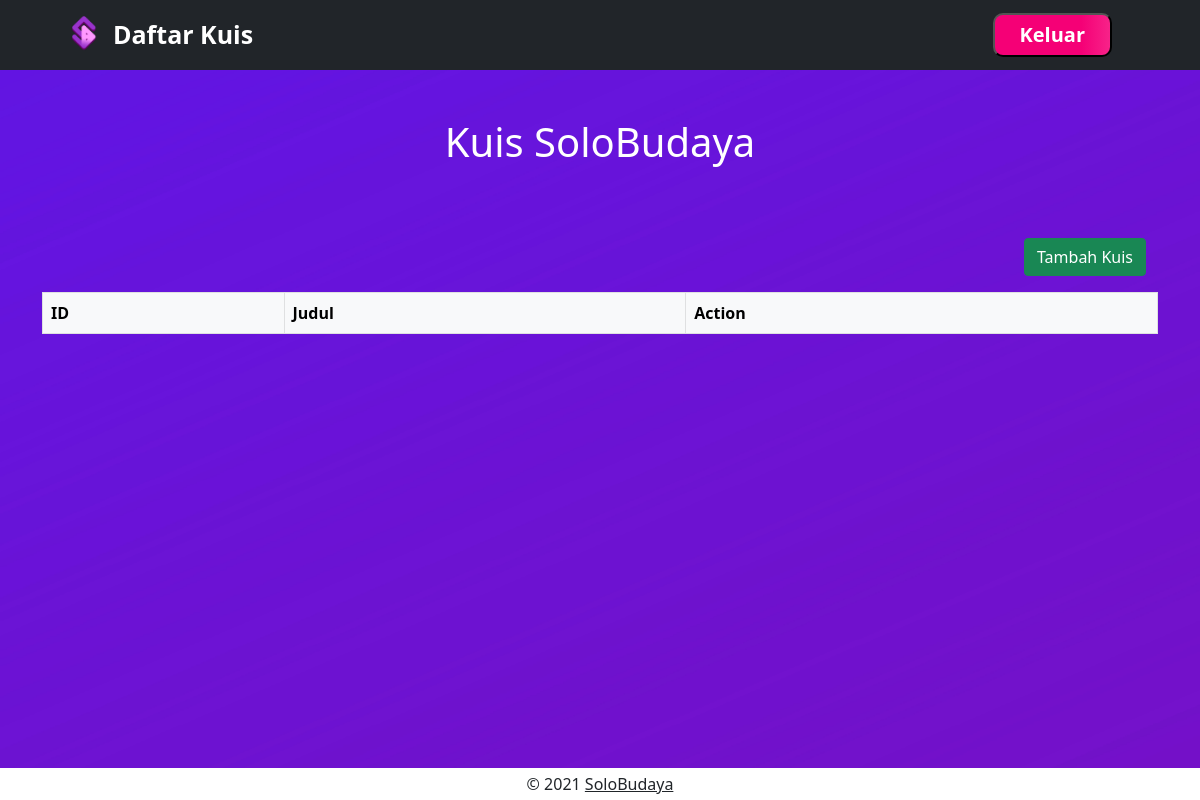
Page /admin/kuis.php on the earlier database version.
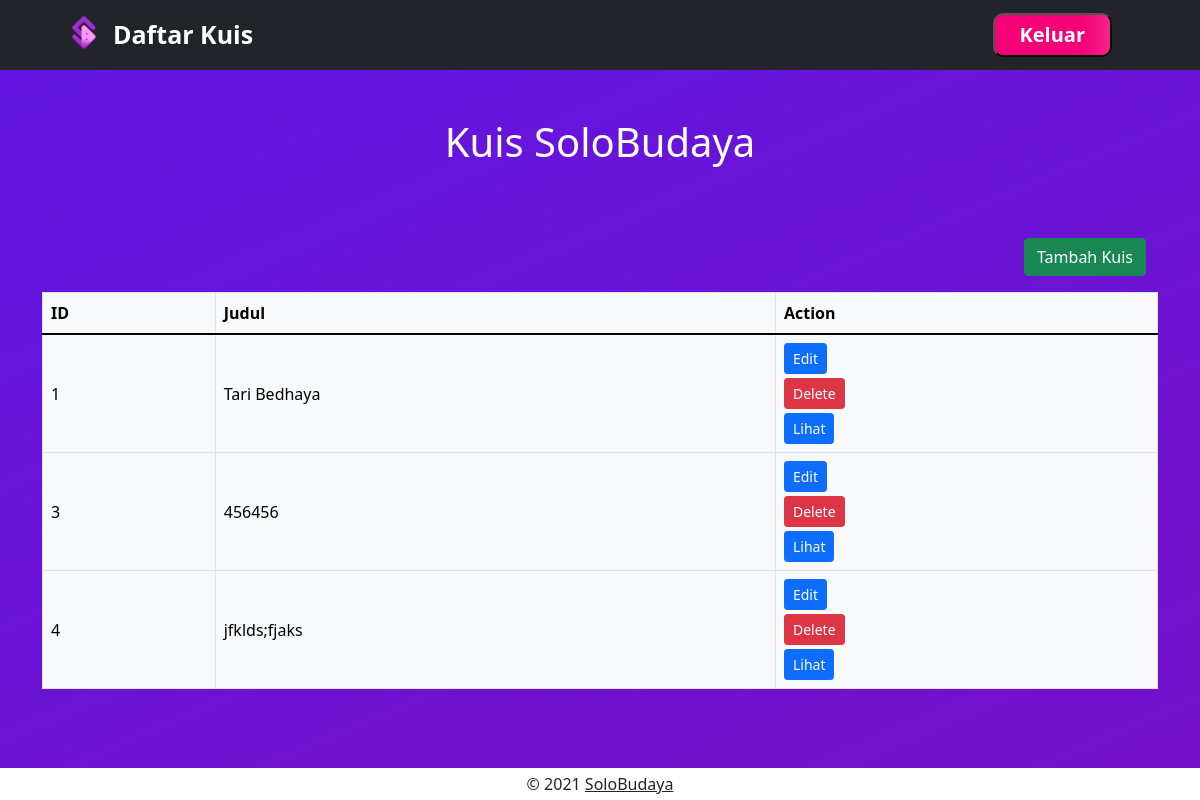
Same page on the later database version.
### tables this page shows
CREATE TABLE IF NOT EXISTS `kuis` (
  `id_kuis` int(11) NOT NULL AUTO_INCREMENT,
  `id_pulau` int(11) DEFAULT NULL,
  `judul_kuis` varchar(30) DEFAULT NULL,
  `urutan` int(11) DEFAULT NULL,
  PRIMARY KEY (`id_kuis`),
  KEY `FK_kuis_pulau` (`id_pulau`),
  CONSTRAINT `FK_kuis_pulau` FOREIGN KEY (`id_pulau`) REFERENCES `pulau` (`id_pulau`) ON DELETE NO ACTION ON UPDATE NO ACTION
);

### lib/db_login.php (called while the page is built, shortened)
<?php
$db_host='localhost';
$db_database='db_solbud';
$db_username='root';
$db_password='';
$db = new mysqli($db_host, $db_username, $db_password, $db_database);
function make_query($query){
   global $db;
   $result = $db->query($query);
   return $result;
}
?>

### get/admin_kuis.php (the view)
<?php
require_once('../lib/db_login.php');
$res = make_query("SELECT id_kuis, judul_kuis FROM kuis");
while($row = $res->fetch_object()){
    echo "
    <tr>
    <td>$row->id_kuis</td>
    <td>$row->judul_kuis</td>
    <td><div class='d-grid gap-1'>
    <a href='edit_kuis.php?id=$row->id_kuis'><button class='btn btn-primary btn-sm'>Edit</button></a>
    <a href=''><form method='POST'><button type='submit' name='delete' value=$row->id_kuis class='btn btn-danger btn-sm' onclick = 'return confirm (\"Apakah anda yakin ingin menghapus?\")'>Delete</button></form></a>
    <a href='lihat_kuis.php?id_kuis=$row->id_kuis'><button class='btn btn-primary btn-sm'>Lihat</button></a>
    </div></td>
    </tr>
    ";
}
?>

### lib/header.php (shortened to what this page needs)
<!DOCTYPE html>
<html>
<head>
    <link href="https://cdn.jsdelivr.net/npm/bootstrap@5.1.3/dist/css/bootstrap.min.css" rel="stylesheet">

### admin/kuis.php (shortened to what this page needs)
<?php include("../lib/header.php"); ?>
</head>
<body>
    <nav class="navbar navbar-expand-md navbar-dark bg-dark">
        <div class="container-fluid">
            <ul class="navbar-nav">
                <li class="nav-item">
                    <a class="navbar-brand" href="index.php">
                    <img src="../images/logo2.png" width="25" height="35" class="d-inline-block align-top" alt="" style="margin-left: 60px; ">
                    </a>
                </li>
                <li class="nav-item">
                    <div class="text-white" style="font-weight: bold; font-size: 25px;">Daftar Kuis</div>
                </li>
            </ul>
            <ul class="navbar-nav ms-auto">
                <a class="navbar-brand" href="../post/destroy_session.php">
                    <button class="btn-grad2 btn-center" style="margin-right: 60px; ">Keluar</button>
                </a>
            </ul>
        </div>
    </nav>
<div class="container d-flex justify-content-center my-5 text-white">
    <h1>Kuis SoloBudaya</h1>
</div>
<div class="container my-3">
    <div class="container d-flex flex-row-reverse mb-3">
        <a href="tambah_kuis.php" ><button class="btn btn-success">Tambah Kuis</button></a>
    </div>
    <div class="table-responsive">
        <table class="table align-middle table-light table-bordered table-hover">
            <thead>
                <tr>
                    <th>ID</th>
                    <th>Judul</th>
                    <th>Action</th>
                </tr>
            </thead>
            <tbody>
                <?php include('../get/admin_kuis.php'); ?>
            </tbody>
        </table>
    </div>
</div>
<?php include("../lib/footer.php"); ?>

### lib/footer.php (shortened to what this page needs)
<footer class="fixed-bottom bg-white text-center text-dark text-sm-start">
    <div class="text-center p-1">
        © 2021
        <a class="text-dark" href="#" target="_blank">SoloBudaya</a>
    </div>
</footer>
</body>
</html>

### admin/kuis.php (style rules this page uses)
body { background-image: url('../images/bg4.jpg'); background-repeat: no-repeat; background-attachment: fixed; background-size: 100% 100%; }
.btn-grad2 { background-image: linear-gradient(to right, #f50076 0%, #f50076 30%, #ff9ccb 75%) }
.btn-grad2 { margin: center; padding: 5px 25px; text-align: center; font-weight: bold; transition: 0.4s; background-size: 250% auto; color: white; border-radius: 10px; }

Differences in the rows shown:
added kuis: id_kuis "1", judul_kuis "Tari Bedhaya"
added kuis: id_kuis "3", judul_kuis "456456"
added kuis: id_kuis "4", judul_kuis "jfklds;fjaks"
